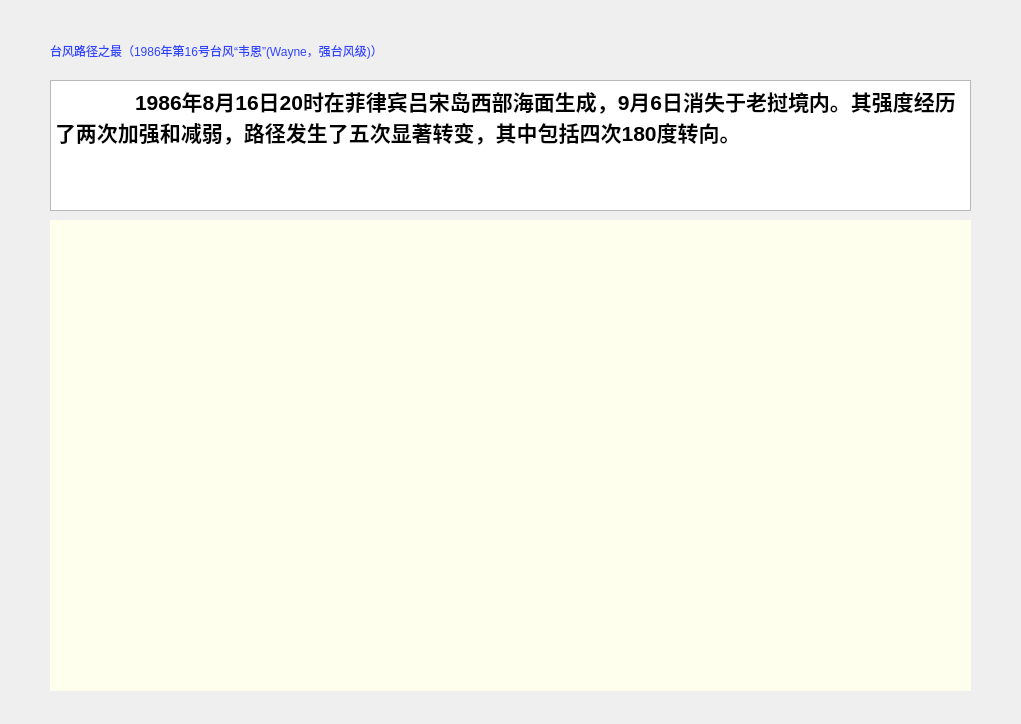
<?xml version="1.0" encoding="UTF-8"?>
<ui version="4.0">
 <class>Dialog</class>
 <widget class="QDialog" name="Dialog">
  <property name="geometry">
   <rect>
    <x>0</x>
    <y>0</y>
    <width>1021</width>
    <height>724</height>
   </rect>
  </property>
  <property name="windowTitle">
   <string>Dialog</string>
  </property>
  <widget class="QLabel" name="label">
   <property name="geometry">
    <rect>
     <x>50</x>
     <y>220</y>
     <width>921</width>
     <height>471</height>
    </rect>
   </property>
   <property name="styleSheet">
    <string notr="true">#label{
	background-color:rgb(255, 255, 237)
}</string>
   </property>
   <property name="text">
    <string/>
   </property>
  </widget>
  <widget class="QLabel" name="label_2">
   <property name="geometry">
    <rect>
     <x>50</x>
     <y>20</y>
     <width>841</width>
     <height>61</height>
    </rect>
   </property>
   <property name="styleSheet">
    <string notr="true">#label_2{
	color:rgb(48, 68, 255);
	font: 16pt &quot;Bernard MT Condensed&quot;;
}</string>
   </property>
   <property name="text">
    <string>台风路径之最（1986年第16号台风“韦恩”(Wayne，强台风级)）</string>
   </property>
  </widget>
  <widget class="QTextEdit" name="textEdit">
   <property name="geometry">
    <rect>
     <x>50</x>
     <y>80</y>
     <width>921</width>
     <height>131</height>
    </rect>
   </property>
   <property name="html">
    <string>&lt;!DOCTYPE HTML PUBLIC &quot;-//W3C//DTD HTML 4.0//EN&quot; &quot;http://www.w3.org/TR/REC-html40/strict.dtd&quot;&gt;
&lt;html&gt;&lt;head&gt;&lt;meta name=&quot;qrichtext&quot; content=&quot;1&quot; /&gt;&lt;style type=&quot;text/css&quot;&gt;
p, li { white-space: pre-wrap; }
&lt;/style&gt;&lt;/head&gt;&lt;body style=&quot; font-family:'SimSun'; font-size:9pt; font-weight:400; font-style:normal;&quot;&gt;
&lt;p style=&quot; margin-top:0px; margin-bottom:0px; margin-left:0px; margin-right:0px; -qt-block-indent:0; text-indent:0px;&quot;&gt;&lt;span style=&quot; font-size:16pt; font-weight:600;&quot;&gt;	1986年8月16日20时在菲律宾吕宋岛西部海面生成，9月6日消失于老挝境内。其强度经历了两次加强和减弱，路径发生了五次显著转变，其中包括四次180度转向。&lt;/span&gt;&lt;/p&gt;&lt;/body&gt;&lt;/html&gt;</string>
   </property>
  </widget>
 </widget>
 <resources/>
 <connections/>
</ui>
